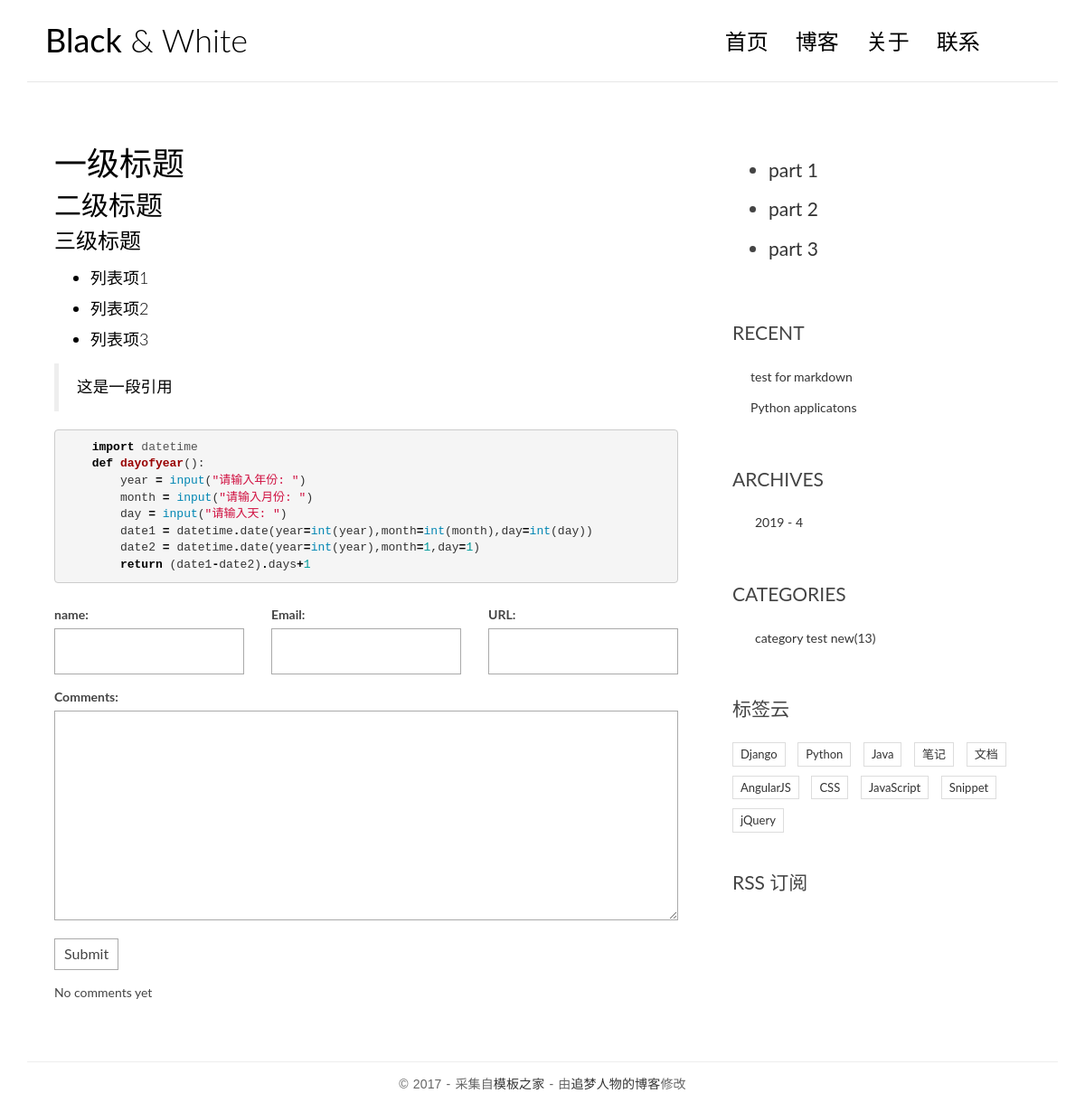
Screenshot of /post/3/ with the database file from the repository.
### blog/models.py (models this page shows, shortened)
class Post(models.Model):
    title = models.CharField(max_length=70)
    body = models.TextField()
    created_time = models.DateTimeField()
    modified_time = models.DateTimeField()
    excerpt = models.CharField(max_length=200, blank=True)
    category = models.ForeignKey(Category, on_delete=models.CASCADE)
    tags = models.ManyToManyField(Tag, blank=True)
    author = models.ForeignKey(User, on_delete=models.CASCADE, null=True)
    def get_absolute_url(self):
        return reverse('blog:detail', kwargs={'pk': self.pk})  # blog:detal blog应用下的name=detail的函数
    class Meta:
        ordering = ['-created_time', 'title']

class Category(models.Model):
    name = models.CharField(max_length=100)  # name is a attr of Category, an instance of CharField.

### blog/views.py (the view)
# urls.py: url(r'^post/(?P<pk>[0-9]+)/$', views.detail, name='detail'),  # 以post开头，后跟一个至少一位的数字，并且以、符号结尾，如post/1/
def detail(request, pk):
    post = get_object_or_404(Post, pk=pk)
    post.body = markdown.markdown(post.body, extensions=['markdown.extensions.extra',       # 使模板中的{{post.body}}显示Markdown渲染后的HTML文本
                                                         'markdown.extensions.codehilite',   # extensions是对Markdown语法的扩展, codehilite = code hilight
                                                        'markdown.extensions.toc'])
    form = CommentForm()
    comment_list = post.comment_set.all()
    context = {'post': post,
               'form': form,
               'comment_list': comment_list}
    return render(request, 'blog/detail.html', context=context)

### comments/forms.py
class CommentForm(forms.ModelForm):
    class Meta:
        model = Comment
        fields = ['name', 'email', 'url', 'text']  # 指定表单需要显示的字段

### blog/templatetags/blog_tags.py (called while the page is built)
@register.simple_tag  # 注册这个函数为模板标签{% get_recent_posts %}
def get_recent_posts(num=5):
    return Post.objects.all().order_by('-created_time')[:num]

@register.simple_tag
def archives():
    return Post.objects.dates('created_time', 'month', order='DESC')

@register.simple_tag
def get_categories():
    return Category.objects.all()

### templates/blog/detail.html (shortened to what this page needs)
{% extends 'base.html' %}
{% block main %}
    <article class="post post-{{ post.pk }}">
        <div class="entry-content clearfix">
            {{ post.body|safe }}
        </div>
    </article>
    <section class="comment-area">
        <form action="{% url 'comments:post_comment' post.pk %}" method="post" class="comment-form">
            <div class="row">
                <div class="col-md-4">
                    <label for="{{ form.name.id_for_label }}">name:</label>
                    {{ form.name }}
                </div>
                <div class="col-md-4">
                    <label for="{{ form.email.id_for_label }}">Email:</label>
                    {{ form.email }}
                </div>
                <div class="col-md-4">
                    <label for="{{ form.url.id_for_label }}">URL:</label>
                    {{ form.url }}
                </div>
                <div class="col-md-12">
                    <label for="{{ form.text.id_for_lable }}">Comments:</label>
                    {{ form.text }}
                    <button type="submit" class="comment-btn">Submit</button>
                </div>
            </div>
        </form>
        <ul class="comment-list list-unstyled">
          {% for comment in comment_list %}
          <li class="comment-item">
            <span class="nickname">{{ comment.name }}</span>
            <time class="submit-date">{{ comment.created_time }}</time>
            <div class="text">
              {{ comment.text }}
            </div>
          </li>
          {% empty %}
          No comments yet
          {% endfor %}
        </ul>
    </section>
{% endblock main %}
{% block toc %}
    <div class="widget widget-content">
        <h3 class="widget-title">
            <ul>
                <li>
                    <a href="#">part 1</a>
                </li>
                <li>
                    <a href="#">part 2</a>
                </li>
                <li>
                    <a href="#">part 3</a>
                </li>
            </ul>
        </h3>
    </div>
{% endblock toc %}

### templates/base.html (shortened to what this page needs)
<!DOCTYPE html>
<html>
<head>
    {% load static %}
    {% load blog_tags %}
    <link rel="stylesheet" href="http://code.ionicframework.com/ionicons/2.0.1/css/ionicons.min.css">
    <link rel="stylesheet" href="{% static 'blog/css/bootstrap.min.css' %}">
    <link rel="stylesheet" href="{% static 'blog/css/pace.css' %}">
    <link rel="stylesheet" href="{% static 'blog/css/custom.css' %}">
    <link rel="stylesheet" href="{% static 'blog/css/highlights/github.css' %}">
</head>
<body>
<div class="container">
    <header id="site-header">
        <div class="row">
            <div class="col-md-4 col-sm-5 col-xs-8">
                <div class="logo">
                    <h1><a href="{% url 'blog:index' %}"><b>Black</b> &amp; White</a></h1>
                </div>
            </div>
            <div class="col-md-8 col-sm-7 col-xs-4">
                <nav class="main-nav" role="navigation">
                    <div class="collapse navbar-collapse" id="bs-example-navbar-collapse-1">
                        <ul class="nav navbar-nav navbar-right">
                            <li class="cl-effect-11"><a href="{% url 'blog:index' %}" data-hover="首页">首页</a></li>
                            <li class="cl-effect-11"><a href="full-width.html" data-hover="博客">博客</a></li>
                            <li class="cl-effect-11"><a href="about.html" data-hover="关于">关于</a></li>
                            <li class="cl-effect-11"><a href="contact.html" data-hover="联系">联系</a></li>
                        </ul>
                    </div>
                </nav>
            </div>
        </div>
    </header>
</div>
<div class="content-body">
    <div class="container">
        <div class="row">
            <main class="col-md-8">
                {% block main %}{% endblock main %}
            </main>
            <aside class="col-md-4">
                {% block toc %}{% endblock toc %}
            </aside>
            <aside class="col-md-4">
                <div class="widget widget-recent-posts">
                    <h3 class="widget-title">RECENT</h3>
                    {% get_recent_posts as recent_post_list %}
                    <ul>
                        {% for post in recent_post_list %}
                        <li>
                            <a href="{{ post.get_absolute_url }}">{{ post.title }}</a>
                        </li>
                        {% empty %}
                        No post yet!
                        {% endfor %}
                    </ul>
                </div>
                <div class="widget widget-archives">
                    <h3 class="widget-title">ARCHIVES</h3>
                    {% archives as date_list %}
                    <ul>
                        {% for date in date_list %}
                        <li>
                            <a href="{% url 'blog:archives' date.year date.month %}">{{ date.year }} - {{ date.month }}</a>
                        </li>
                        {% empty %}
                        No archives yet!
                        {% endfor %}
                    </ul>
                </div>
                <div class="widget widget-category">
                    <h3 class="widget-title">CATEGORIES</h3>
                    {% get_categories as category_list %}
                    <ul>
                        {% for category in category_list %}
                        <li>
                            <a href="{% url 'blog:category' category.pk %}">{{ category.name }}<span class="post-count">(13)</span></a>
                        </li>
                        {% empty %}
                        No categories yet!
                        {% endfor %}
                    </ul>
                </div>
                <div class="widget widget-tag-cloud">
                    <h3 class="widget-title">标签云</h3>
                    <ul>
                        <li>
                            <a href="#">Django</a>
                        </li>
                        <li>
                            <a href="#">Python</a>
                        </li>
                        <li>
                            <a href="#">Java</a>
                        </li>
                        <li>
                            <a href="#">笔记</a>
                        </li>
                        <li>
                            <a href="#">文档</a>
                        </li>
                        <li>
                            <a href="#">AngularJS</a>
                        </li>
                        <li>
                            <a href="#">CSS</a>
                        </li>
                        <li>
                            <a href="#">JavaScript</a>
                        </li>
                        <li>
                            <a href="#">Snippet</a>
                        </li>
                        <li>
                            <a href="#">jQuery</a>
                        </li>
                    </ul>
                </div>
                <div class="rss">
                    <a href=""> RSS 订阅</a>
                </div>
            </aside>
        </div>
    </div>
</div>
<footer id="site-footer">
    <div class="container">
        <div class="row">
            <div class="col-md-12">
                <p class="copyright">&copy 2017 - 采集自<a href="http://www.cssmoban.com/"
                                                        target="_blank" title="模板之家">模板之家</a>
                    - 由<a href="http://zmrenwu.com/" title="网页模板" target="_blank">追梦人物的博客</a>修改
                </p>
            </div>
        </div>
    </div>
</footer>
</body>
</html>

### blog/static/blog/css/custom.css (style rules this page uses)
* { outline: none; }
h1, h2, h3, h4, h5, h6 { margin-top: 0; }
b { font-weight: 400; }
a { color: #333; }
body { color: #444; font-family: 'Lato', sans-serif; }
p { font-family: 'Ubuntu', sans-serif; font-weight: 400; word-spacing: 1px; letter-spacing: 0.01em; }
#site-header { background-color: #FFF; padding: 25px 20px; margin-bottom: 40px; border-bottom: 1px solid #e7e7e7; }
.logo h1 a { color: #000; }
.logo h1 { margin: 0; font-family: 'Lato', sans-serif; font-weight: 300; }
.main-nav { margin-top: 11px; max-width: 95%; }
.main-nav a { color: #000000 !important; padding: 0 0 5px 0 !important; margin-right: 30px; font-family: 'Lato', sans-serif; font-weight: 300; font-size: 24px; }
.cl-effect-11 a { padding: 10px 0; color: #0972b4; text-shadow: none; }
.cl-effect-11 a::before { position: absolute; top: 0; left: 0; overflow: hidden; padding: 0 0 5px 0 !important; max-width: 0; border-bottom: 1px solid #000; color: #000; content: attr(data-hover); white-space: nowrap; -webkit-transition: max-width 0.5s; -moz-transition: max-width 0.5s; transition: max-width 0.5s; }
.content-body { padding-bottom: 4em; }
.post { background: #fff; padding: 30px 30px 0; }
.entry-content { font-size: 18px; line-height: 1.9; font-weight: 300; color: #000; }
.widget { background: #fff; padding: 30px 0 0; }
.widget-title { font-size: 1.5em; margin-bottom: 20px; line-height: 1.6; padding: 10px 0 0; font-weight: 400; }
.widget-recent-posts ul { padding: 0; margin: 0; padding-left: 20px; }
.widget-recent-posts ul li { list-style-type: none; position: relative; line-height: 170%; margin-bottom: 10px; }
.widget-recent-posts ul li::before { content: '\f3d3'; font-family: "Ionicons"; position: absolute; left: -17px; top: 3px; font-size: 16px; color: #000; }
.widget-archives ul { padding: 0; margin: 0; padding-left: 25px; }
.widget-archives ul li { list-style-type: none; position: relative; line-height: 170%; margin-bottom: 10px; }
.widget-archives ul li::before { content: '\f3f3'; font-family: "Ionicons"; position: absolute; left: -25px; top: 1px; font-size: 16px; color: #000; }
.widget-category ul { padding: 0; margin: 0; padding-left: 25px; }
.widget-category ul li { list-style-type: none; position: relative; line-height: 170%; margin-bottom: 10px; }
.widget-category ul li::before { content: '\f3fe'; font-family: "Ionicons"; position: absolute; left: -25px; top: 1px; font-size: 18px; color: #000; }
.widget-tag-cloud ul { padding: 0; margin: 0; margin-right: -10px; }
.widget-tag-cloud ul li { list-style-type: none; font-size: 13px; display: inline-block; margin-right: 10px; margin-bottom: 10px; padding: 3px 8px; border: 1px solid #ddd; }
.widget-content ul li { margin-bottom: 10px; }
.rss { font-size: 21px; margin-top: 30px; }
.rss a { color: #444; }
#site-footer { padding-top: 10px; padding: 0 0 1.5em 0; }
.copyright { text-align: center; padding-top: 1em; margin: 0; border-top: 1px solid #eee; color: #666; }
.contact-form input, .comment-form input { border: 1px solid #aaa; margin-bottom: 15px; width: 100%; padding: 15px 15px; font-size: 16px; line-height: 100%; transition: 0.4s border-color linear; }
.contact-form textarea, .comment-form textarea { border: 1px solid #aaa; margin-bottom: 15px; width: 100%; padding: 15px 15px; font-size: 16px; line-height: 20px !important; min-height: 183px; transition: 0.4s border-color linear; }
.comment-area { padding: 0 30px 0; }
.comment-form { margin-top: 15px; }
.comment-form .comment-btn { background-color: #fff; border: 1px solid #aaa; font-size: 16px; padding: 5px 10px; }
.comment-list { margin-top: 15px; }

### blog/static/blog/css/highlights/github.css (style rules this page uses)
.codehilite .k { color: #000000; font-weight: bold }
.codehilite .o { color: #000000; font-weight: bold }
.codehilite .kn { color: #000000; font-weight: bold }
.codehilite .nb { color: #0086B3 }
.codehilite .nf { color: #990000; font-weight: bold }
.codehilite .nn { color: #555555 }
.codehilite .w { color: #bbbbbb }
.codehilite .mi { color: #009999 }
.codehilite .s2 { color: #d01040 }

### rows the page displays
Post: body "一级标题 二级标题 三级标题 列表项1 列表项2 列表项3 这是一段引用 import datetime def dayofyear (): year = input ( \"请输入年份: \" ) month = input ( \"请输入月份: \" ) day = input ( \"请输入天: \" ) date1 = datetime . date ( year = int ( year ), month = int ( month ), day = int ( day )) date2 = datetime . date ( year = int ( year ), month = 1 , day = 1 ) return ( date1 - date2 ) . days + 1", title "test for markdown"
Post: title "Python applicatons"
Category: name "category test new"

### other values shown
{{ date.year }} "2019"
{{ date.month }} "4"
